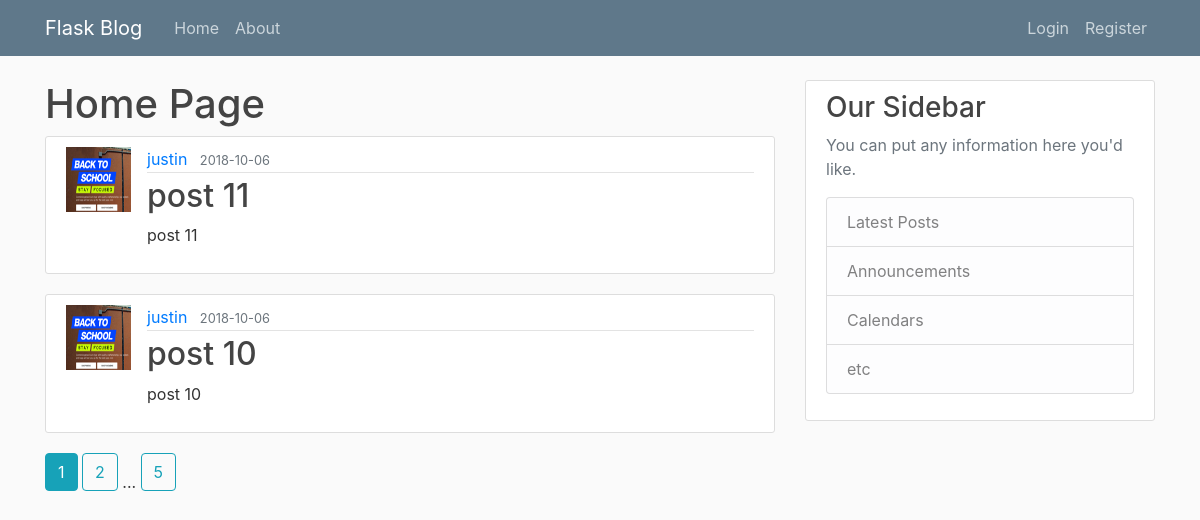
Page /home/ on the earlier database version.
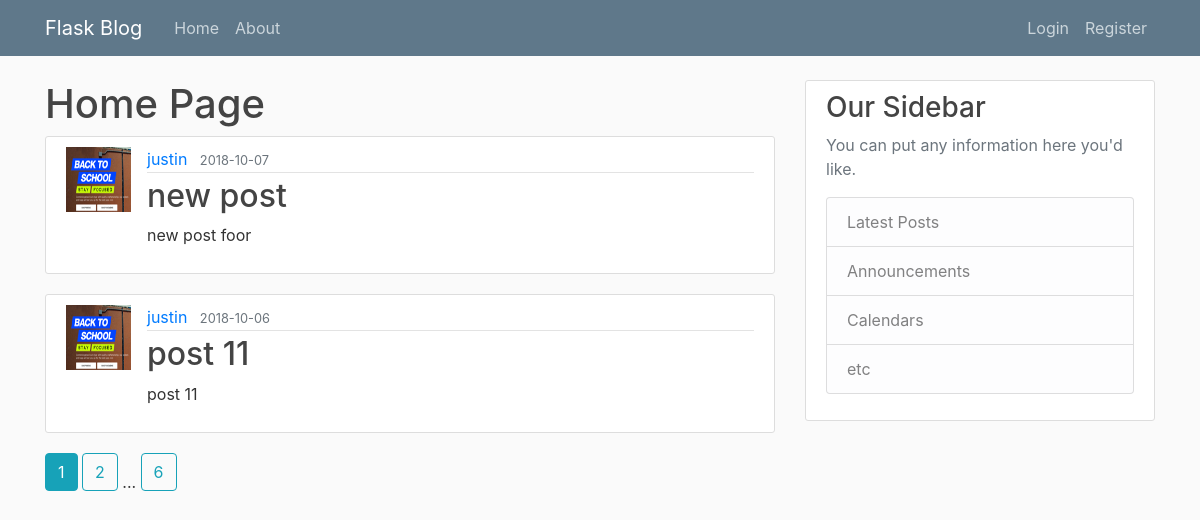
Same page on the later database version.
### flaskblog/models.py (models this page shows, shortened)
class Post(db.Model):
  id          = db.Column(db.Integer    , primary_key=True)
  title       = db.Column(db.String(100), nullable=False)
  date_posted = db.Column(db.DateTime   , nullable=False, default=datetime.utcnow)
  content     = db.Column(db.Text       , nullable=False)
  user_id     = db.Column(db.Integer    , db.ForeignKey('user.id'), nullable=False)

class User(db.Model, UserMixin):
  id         = db.Column(db.Integer, primary_key=True)
  username   = db.Column(db.String(20),  unique=True,    nullable=False)
  email      = db.Column(db.String(120), unique=True,    nullable=False)
  image_file = db.Column(db.String(20),  nullable=False, default='default.jpg')
  password   = db.Column(db.String(60),  nullable=False)
  posts      = db.relationship('Post', backref='author', lazy=True)

### flaskblog/main/routes.py (the view)
@main.route('/')
@main.route('/home/')
def home():
  page  = request.args.get('page', 1, type=int)
  posts = Post.query                         \
          .order_by(Post.date_posted.desc()) \
          .paginate(per_page=2, page=page)
  return render_template('home.html', posts=posts)

### flaskblog/templates/home.html
{% extends 'layout.html' %}
{% block content %}
  <h1>Home Page</h1>
  {% for post in posts.items %}
    <article class="media content-section">
      <img
        class="rounded-cirle article-img"
        src="{{ url_for('static', filename='profile_pics/' + post.author.image_file) }}" />
      <div class="media-body">
        <div class="article-metadata">
          <a class="mr-2" href="{{ url_for('users.user_posts', username=post.author.username) }}">{{ post.author.username }}</a>
          <small class="text-muted">{{ post.date_posted.strftime('%Y-%m-%d') }}</small>
        </div>
        <h2><a class="article-title" href="{{ url_for('posts.post', post_id=post.id) }}">{{ post.title }}</a></h2>
        <p class="article-content">{{ post.content }}</p>
      </div>
    </article>
  {% endfor %}
  {% for page_num in posts.iter_pages(left_edge=1, right_edge=1, left_current=1, right_current=2) %}
    {% if page_num %}
      {% if posts.page == page_num %}
        <a class="btn btn-info mb-4" href="{{ url_for('main.home', page=page_num) }}">{{ page_num }}</a>
      {% else %}
        <a class="btn btn-outline-info mb-4" href="{{ url_for('main.home', page=page_num) }}">{{ page_num }}</a>
      {% endif %}
    {% else %}
      ...
    {% endif %}
  {% endfor %}
{% endblock content %}

Differences in the rows shown:
no longer on this page (row unchanged): Post: image_file (picture), author.username "justin", date_posted "2018-10-06", title "post 10", content "post 10"
added Post: image_file (picture), author.username "justin", date_posted "2018-10-07", title "new post", content "new post foor"
Other differences:
new list line: "6"
list line gone: "5"
